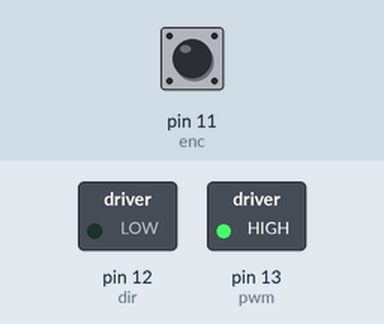
The sketch below on a simulated Arduino Uno, built with avr-gcc and run on an emulated ATmega328P. Shown: switched loads named in the sketch (green lamp = pin HIGH). Inputs (shaded band) come from the test bench; at power-on: pin 11 (enc) HIGH.

Above: at 0.3 s.
At 7.85 s:
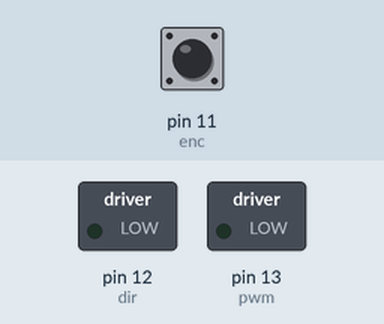
At 12.15 s:
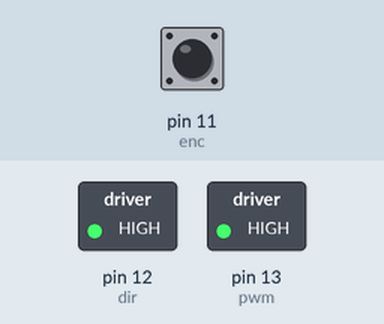
At 16.6 s:
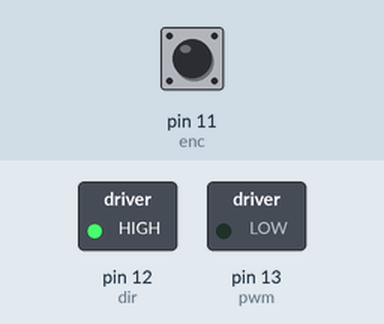
Timing chart, 0 to 22.1 s (numbered marks = the images above):
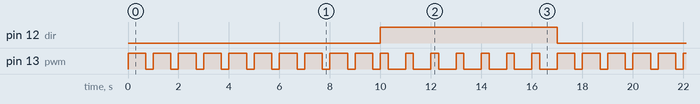

The sketch:

motor_dc.ino
```cpp
/* Use File->Load Prog to
   load a different Program
*/

#define pwm 13
#define dir 12
#define enc 11
int a,b;
int c_l,c_r;
void setup()
{
	pinMode(pwm,OUTPUT);
	pinMode(dir,OUTPUT);
	pinMode(enc,INPUT);
}

void loop()
{
	for(a=0; a<=9; a++){
		digitalWrite(dir,LOW);
		digitalWrite(pwm,HIGH);
		delay(700);
		digitalWrite(pwm,LOW);
		delay(300);
		c_r=digitalRead(enc);
	}
	for(b=0;b<=6; b++){
		digitalWrite(dir,HIGH);
		digitalWrite(pwm,HIGH);
		delay(300);
		digitalWrite(pwm,LOW);
		delay(700);
		c_l=digitalRead(enc);
	}
}
```

Measured:
- by itself, pin 12 (dir): alternates HIGH for 7.0 s and LOW for 10.0 s
- by itself, pin 13 (pwm): repeats every 17.0 s: 7 × (HIGH 0.30 s, LOW 0.70 s), 10 × (HIGH 0.70 s, LOW 0.30 s)
- by itself, everything shown: repeats every 17.0 s, in 34 steps
